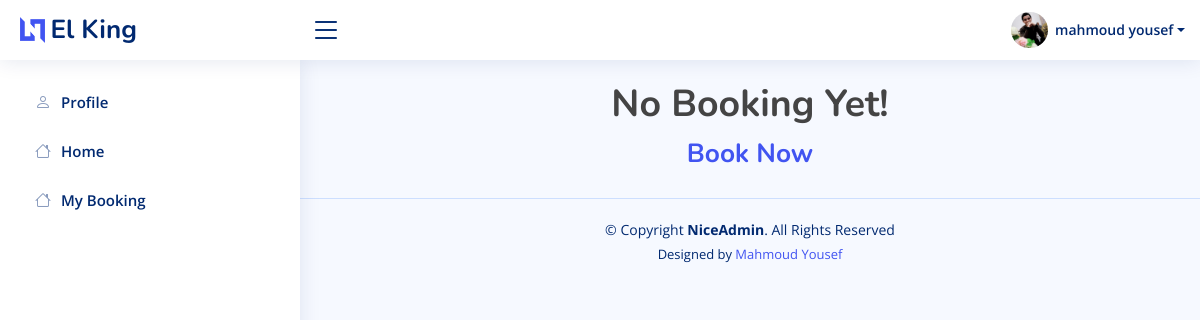
Before: /accounts/my_booking/ (signed in) with the older database file.
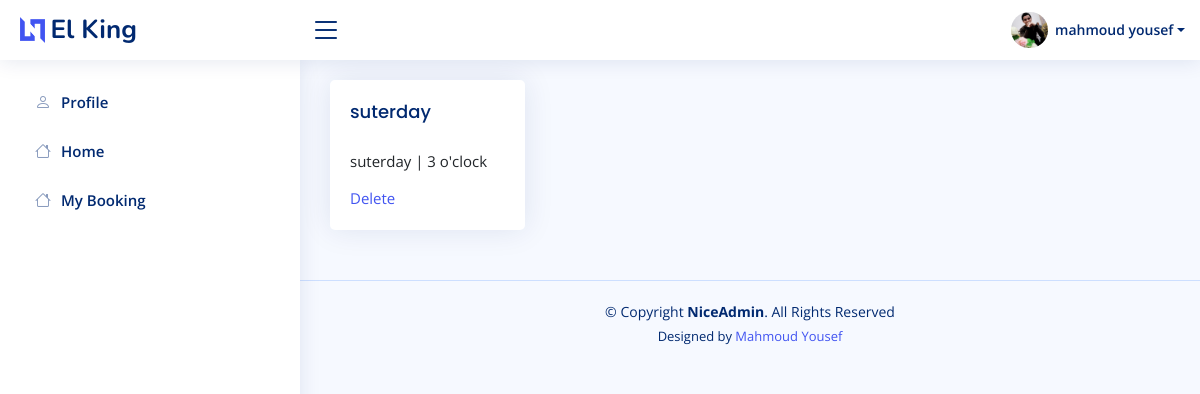
After: the same page with the newer database file.
### accounts/models.py (models this page shows, shortened)
class Profile(models.Model):
    user = models.OneToOneField(Account,on_delete=models.CASCADE)
    phone_number = models.CharField(max_length=20)
    address = models.CharField(max_length=50)
    image = models.ImageField(upload_to='users/')
    about = models.TextField(max_length=4000 , blank=True , null=True)
    country = models.CharField(max_length=50 ,blank=True, null=True)
    company = models.CharField(max_length=100 ,blank=True, null=True)
    address_line_1 = models.CharField( max_length=50 , blank=True)
    address_line_2 = models.CharField( max_length=50 , blank=True)
    fb_link = models.URLField( max_length=200 , blank=True , null=True)
    twitter_link = models.URLField( max_length=200, blank=True , null=True)
    instagram_link = models.URLField( max_length=200, blank=True , null=True)
    linked_in_link = models.URLField( max_length=200, blank=True , null=True)
    headline = models.CharField(max_length=50 , blank=True, null=True)
    city = models.CharField(max_length=50 ,blank=True, null=True)
    def full_name(self):
        return f'{self.user.first_name} {self.user.last_name}'

class Account(AbstractBaseUser):
    first_name      = models.CharField(max_length=50)
    last_name       = models.CharField(max_length=50)
    username        = models.CharField(max_length=50, unique=True)
    email           = models.EmailField(max_length=100, unique=True)
    phone_number    = models.CharField(max_length=50)
    date_joined     = models.DateTimeField(auto_now_add=True)
    last_login      = models.DateTimeField(auto_now_add=True)
    is_admin        = models.BooleanField(default=False)
    is_staff        = models.BooleanField(default=False)
    is_active        = models.BooleanField(default=False)
    is_superadmin        = models.BooleanField(default=False)
    USERNAME_FIELD = 'email'
    REQUIRED_FIELDS = ['username', 'first_name', 'last_name']
    objects = MyAccountManager()

class Book(models.Model):
    user = models.ForeignKey(Account,  on_delete=models.CASCADE)
    day = models.ForeignKey(Day, related_name="book_property",  on_delete=models.CASCADE)
    date = models.IntegerField( choices=hours)
    created_at = models.DateTimeField(default=timezone.now)
    def __str__(self):
        return str(self.day)

class Day(models.Model):
    name = models.CharField(max_length=50)
    caption = models.CharField( max_length=5000)
    slug = models.SlugField(null=True,blank=True)
    def __str__(self):
        return self.name

### accounts/views.py (the view)
# urls.py: path('my_booking/' , views.my_booking , name='my_booking'),
def my_booking(request):
    mybooking = Book.objects.filter(user=request.user)
    return render(request , 'accounts/my_booking.html' , {'mybooking':mybooking})

### accounts/profile.py (called while the page is built)
def myprofile(request):
    current_user = request.user
    profile = None
    if  current_user.is_authenticated:
        profile = Profile.objects.get(user=current_user)
    return dict(profile=profile)

### accounts/templates/accounts/my_booking.html (shortened to what this page needs)
{% extends 'base.html' %}
{% load static %}
{% load django_bootstrap5 %}
{% block body %}
<main id="main" class="main">
    <section class="section">
        <div class="row">
            {% if mybooking %}
            {% for book in mybooking %}
            <div class="col-sm-3">
                <div class="card">
                    <div class="card-body">
                        <h5 class="card-title">{{book}}</h5>
                        <p class="card-text">{{book.day}} | {{book.date}} o'clock</p>
                        <a href="{% url 'delete_book' book.id %}" onclick="return confirm('Are You Sure You Want To Delete This book ?')">Delete</a>
                    </div>
                </div>
            </div>
            {% endfor %}
            {% else %}
            <h1><center>No Booking Yet!</center></h1>
            <a href="/"><center><h3>Book Now</h3></center></a>
            {% endif %}
        </div>
    </section>
</main>
{% endblock body%}

### templates/base.html (shortened to what this page needs)
{% load static %}
<!DOCTYPE HTML>
<html lang="en">
<head>
	<link href="{% static 'vendor/bootstrap/css/bootstrap.min.css'%}" rel="stylesheet">
	<link href="{% static 'vendor/bootstrap-icons/bootstrap-icons.css'%}" rel="stylesheet">
	<link href="{% static 'vendor/boxicons/css/boxicons.min.css'%}" rel="stylesheet">
	<link href="{% static 'vendor/quill/quill.snow.css'%}" rel="stylesheet">
	<link href="{% static 'vendor/quill/quill.bubble.css'%}" rel="stylesheet">
	<link href="{% static 'vendor/remixicon/remixicon.css'%}" rel="stylesheet">
	<link href="{% static 'vendor/simple-datatables/style.css'%}" rel="stylesheet">
	<link href="{% static 'style2/css/bootstrap.css'%}" rel="stylesheet" type="text/css" />
	<link href="{% static 'style2/fonts/fontawesome/css/all.min.css'%}" type="text/css" rel="stylesheet">
	<link href="{% static 'style2/css/ui.css'%}" rel="stylesheet" type="text/css" />
	<link href="{% static 'style2/css/responsive.css'%}" rel="stylesheet" media="only screen and (max-width: 1200px)" />
	<link href="{% static 'style2/css/custum.css'%}" rel="stylesheet" type="text/css" />
	<link rel="stylesheet" href="https://cdnjs.cloudflare.com/ajax/libs/font-awesome/4.7.0/css/font-awesome.min.css">
	<link href="{% static 'css/style.css'%}" rel="stylesheet">
</head>
<body>
	<header id="header" class="header fixed-top d-flex align-items-center">
		<div class="d-flex align-items-center justify-content-between">
			<a href="/" class="logo d-flex align-items-center">
				<img src="{% static 'assets/img/logo.png'%}" alt="">
				<span class="d-none d-lg-block">El King</span>
			</a>
			<i class="bi bi-list toggle-sidebar-btn"></i>
		</div>
		<nav class="header-nav ms-auto">
			<ul class="d-flex align-items-center">
				{% if user.id is None %}
				<li class="nav-item dropdown pe-3">
					<a class="nav-link nav-profile d-flex align-items-center pe-0" href="#" data-bs-toggle="dropdown">
						<i class="bi bi-person"></i>
					</a>
					<ul class="dropdown-menu dropdown-menu-end dropdown-menu-arrow profile">
						<li>
							<a class="dropdown-item d-flex align-items-center" href="{% url 'login' %}">
								<i class="bi bi-person"></i>
								<span>Login</span>
							</a>
						</li>
						<li>
							<hr class="dropdown-divider">
						</li>
						<li>
							<a class="dropdown-item d-flex align-items-center" href="{% url 'register' %}">
								<i class="bi bi-person"></i>
								<span>Register</span>
							</a>
						</li>
					</ul>
				</li>
				{% else %}
				<li class="nav-item dropdown pe-3">
					<a class="nav-link nav-profile d-flex align-items-center pe-0" href="#" data-bs-toggle="dropdown">
						{% if profile.image%}
						<img src="{{profile.image.url}}" alt="Profile" class="rounded-circle">
						{% else %}
						<img src="https://bootdey.com/img/Content/avatar/avatar7.png" alt="Admin" class="rounded-circle"
							width="150">
						{% endif %}
						<span class="d-none d-md-block dropdown-toggle ps-2"> {{profile.full_name}}</span>
					</a>
				</li>
				{% endif %}
			</ul>
		</nav>
	</header>
	<aside id="sidebar" class="sidebar">
		<ul class="sidebar-nav" id="sidebar-nav">
			<li class="nav-item">
				<a class="nav-link collapsed" href="{% url 'profile'%}">
					<i class="bi bi-person"></i>
					<span>Profile</span>
				</a>
			</li>
			<li class="nav-item">
				<a class="nav-link collapsed" href="/">
					<i class="bi bi-house"></i>
					<span>Home</span>
				</a>
			</li>
			<li class="nav-item">
				<a class="nav-link collapsed" href="{% url 'my_booking'%}">
					<i class="bi bi-house"></i>
					<span>My Booking</span>
				</a>
			</li>
		</ul>
	</aside>
	{% block body %}
	{% endblock body %}
	<footer id="footer" class="footer">
		<div class="copyright">
			&copy; Copyright <strong><span>NiceAdmin</span></strong>. All Rights Reserved
		</div>
		<div class="credits">
			Designed by <a href="https://mmyousef.pythonanywhere.com/">Mahmoud Yousef</a>
		</div>
	</footer>
</body>
</html>

### static/style2/css/ui.css (style rules this page uses)
html { font-family: "Inter", sans-serif; font-size: 15px; }

### static/css/style.css (style rules this page uses)
:root { scroll-behavior: smooth; }
body { font-family: "Open Sans", sans-serif; background: #f6f9ff; color: #444444; }
a { color: #4154f1; text-decoration: none; }
h1, h2, h3, h4, h5, h6 { font-family: "Nunito", sans-serif; }
#main { margin-top: 60px; padding: 20px 30px; transition: all 0.3s; }
.card { margin-bottom: 30px; border: none; border-radius: 5px; box-shadow: 0px 0 30px rgba(1, 41, 112, 0.1); }
.card-title { padding: 20px 0 15px 0; font-size: 18px; font-weight: 500; color: #012970; font-family: "Poppins", sans-serif; }
.card-body { padding: 0 20px 20px 20px; }
.logo { line-height: 1; }
@media (min-width: 1200px) { .logo { width: 280px; } }
.logo img { max-height: 26px; margin-right: 6px; }
.logo span { font-size: 26px; font-weight: 700; color: #012970; font-family: "Nunito", sans-serif; }
.header { transition: all 0.5s; z-index: 997; height: 60px; box-shadow: 0px 2px 20px rgba(1, 41, 112, 0.1); background-color: #fff; padding-left: 20px; }
.header .toggle-sidebar-btn { font-size: 32px; padding-left: 10px; cursor: pointer; color: #012970; }
.header-nav ul { list-style: none; }
.header-nav>ul { margin: 0; padding: 0; }
.header-nav .nav-profile { color: #012970; }
.header-nav .nav-profile img { max-height: 36px; }
.header-nav .nav-profile span { font-size: 14px; font-weight: 600; }
.sidebar { position: fixed; top: 60px; left: 0; bottom: 0; width: 300px; z-index: 996; transition: all 0.3s; padding: 20px; overflow-y: auto; scrollbar-width: thin; scrollbar-color: #aab7cf transparent; box-shadow: 0px 0px 20px rgba(1, 41, 112, 0.1); background-color: #fff; }
@media (min-width: 1200px) { #main, #footer { margin-left: 300px; } }
.sidebar-nav { padding: 0; margin: 0; list-style: none; }
.sidebar-nav li { padding: 0; margin: 0; list-style: none; }
.sidebar-nav .nav-item { margin-bottom: 5px; }
.sidebar-nav .nav-link { display: flex; align-items: center; font-size: 15px; font-weight: 600; color: #4154f1; transition: 0.3; background: #f6f9ff; padding: 10px 15px; border-radius: 4px; }
.sidebar-nav .nav-link i { font-size: 16px; margin-right: 10px; color: #4154f1; }
.sidebar-nav .nav-link.collapsed { color: #012970; background: #fff; }
.sidebar-nav .nav-link.collapsed i { color: #899bbd; }
.footer { padding: 20px 0; font-size: 14px; transition: all 0.3s; border-top: 1px solid #cddfff; }
.footer .copyright { text-align: center; color: #012970; }
.footer .credits { padding-top: 5px; text-align: center; font-size: 13px; color: #012970; }

Changed rows visible on the page:
added Book: day.name "suterday", day "suterday", date "3"
Other visible differences:
text no longer shown: "No Booking Yet! Book Now"
